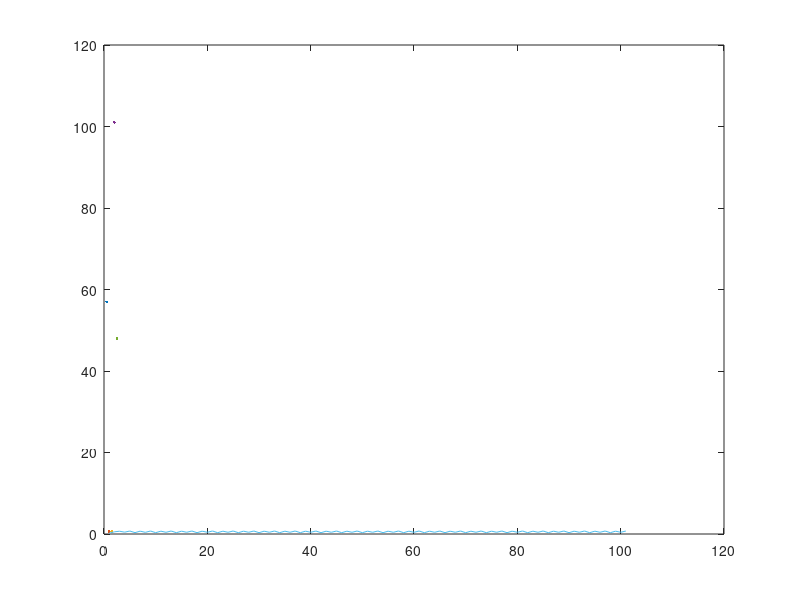

MATLAB code to generate this figure:
x = zeros(1,100);
x(1) = .2;
%r_value=randperm(3);
r = [0.5, 1, 1.5, 2, 2.5];
K = 0.6;
z = zeros(1,5);
figure(1)

for i = 1:5
 for n=1:100
  x(n+1) = x(n) + r(i)*(1-x(n)/K)*x(n);
 end

 if(x(100) == x(50))
    z(i)=x(50);
    plot(r(i),x(50))
    hold on;
 else
    z(i) = length(unique(x));
    plot(r(i),length(unique(x)))
    hold on;
 end
end

plot(x)